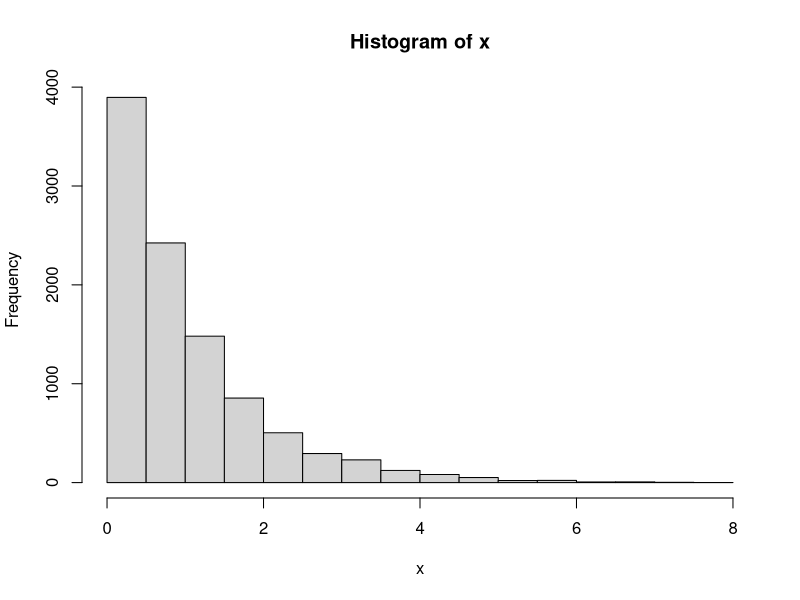
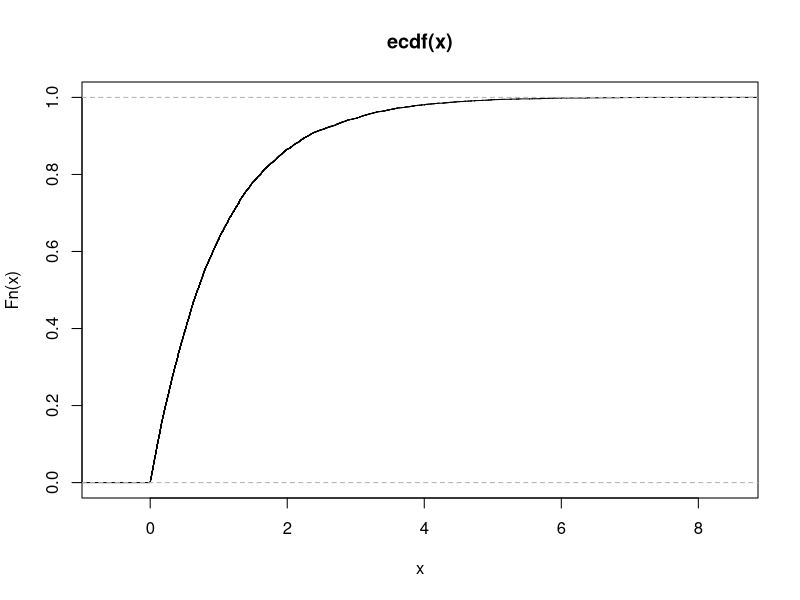
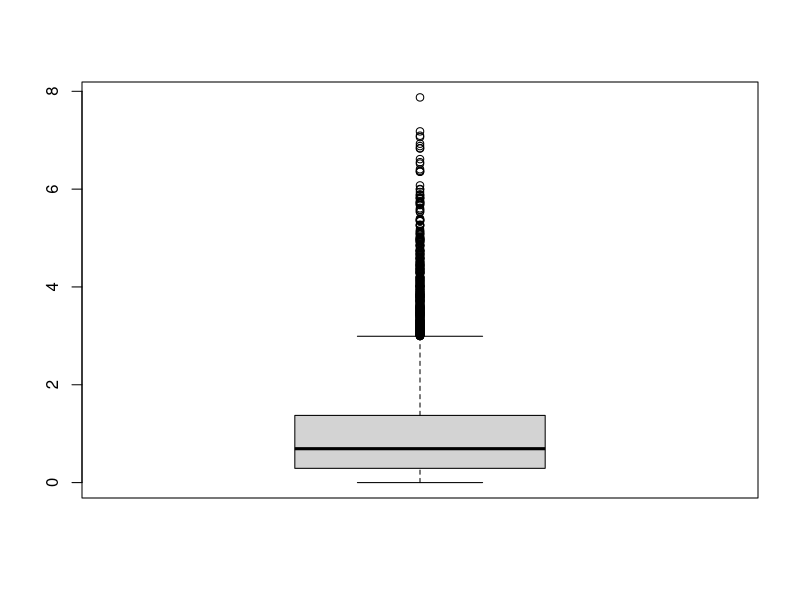

These figures' R source, in order:
# 该程序每执行一次画出一种分布的三个图。
# 控制 图的显示的函数只在console里运行？
# 例如
# attach(mtcars)
# layout(matrix(c(1,2,3), 1, 3, byrow = TRUE))

# 绘图函数，直接画出三种图，直方图，经验分布图，箱线图
p <- function(x){
  hist(x)
  plot(ecdf(x))
  boxplot(x)
}

# 生成这4种分布的随机数各10000个
x1<-rbinom(10000,1,0.5)
x2<-rpois(10000,1)
x3<-rnorm(10000,0,1)
x4<-rexp(10000,1)

# 每一次执行其中一条
#p(x1)
#p(x2)
#p(x3)
p(x4)